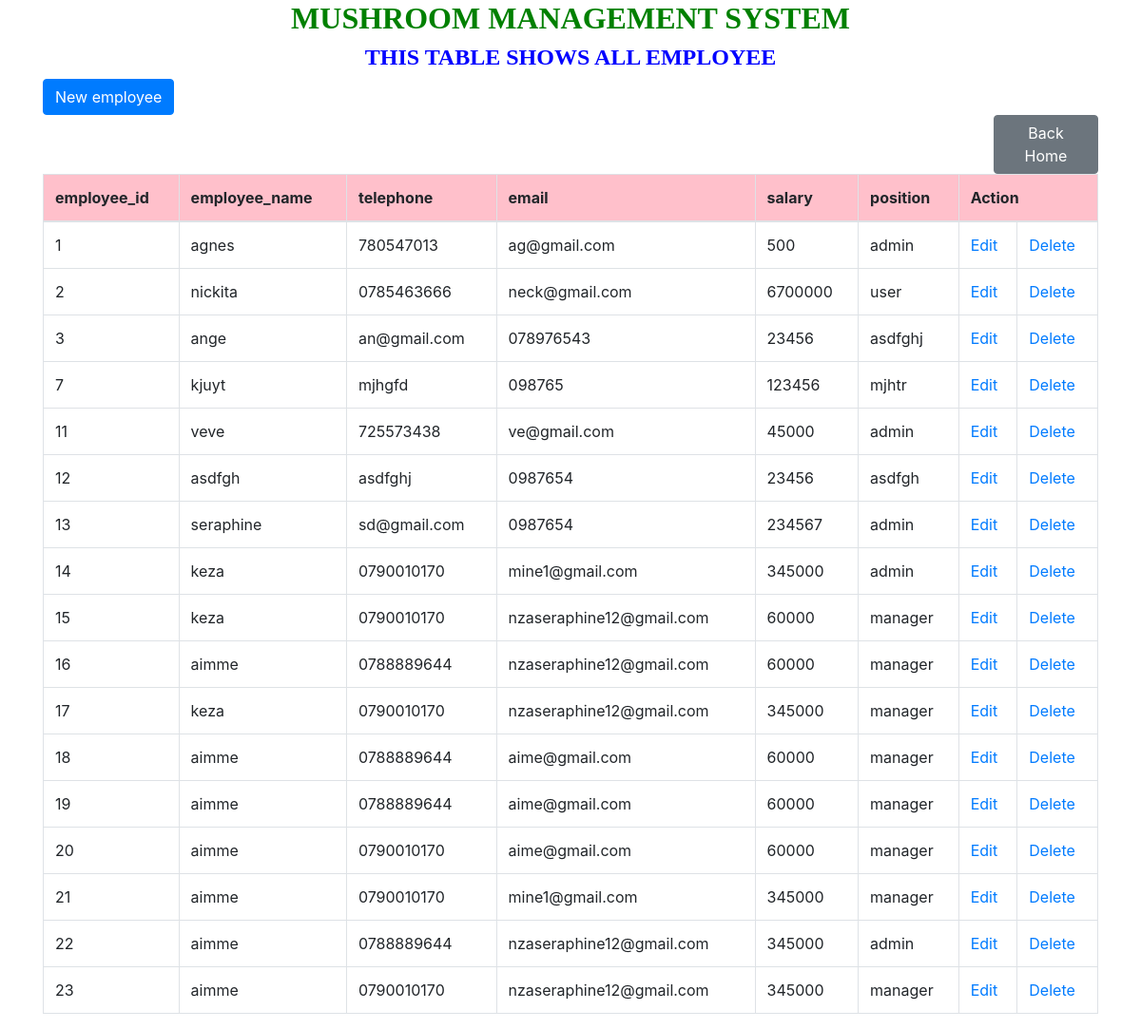
/viewemployee.php, run on the app's committed database.
### tables this page shows
CREATE TABLE IF NOT EXISTS `employee` (
  `employee_id` int(1) NOT NULL AUTO_INCREMENT,
  `employee_name` varchar(230) NOT NULL,
  `telephone` varchar(100) NOT NULL,
  `email` varchar(200) NOT NULL,
  `salary` int(20) NOT NULL,
  `position` varchar(198) NOT NULL,
  PRIMARY KEY (`employee_id`)
);

### viewemployee.php (the view, shortened to what this page needs)
<!DOCTYPE html>
<html>
<head>
    <link href="https://stackpath.bootstrapcdn.com/bootstrap/4.5.2/css/bootstrap.min.css" rel="stylesheet">
</head>
<body>
    <div class="container">
        <h2 style="text-align: center; font-family: century; font-weight: bold; color: green;">MUSHROOM MANAGEMENT SYSTEM</h2>
        <h4 style="text-align: center; font-family: century; font-weight: bold; color:blue;">THIS TABLE SHOWS ALL EMPLOYEE </h4>
    <a href="employee.html" class="btn btn-primary" style="margin-top: 0px;">New employee</a>
        <a href="home.html" class="btn btn-secondary" style="margin-left: 1000px;">Back Home</a>
        <table class="table table-bordered" style="margin-left:0px;">
            <thead bgcolor="pink">
                <tr>
                    <th>employee_id</th>
                    <th>employee_name</th>
                    <th>telephone</th>
                    <th>email</th>
                    <th>salary</th>
                    <th>position</th>
                    <th colspan="2">Action</th>
                </tr>
            </thead>
            <tbody>
                <?php
                include "databaseconnection.php";
                $sql = "SELECT * FROM employee";
                $result = $connection->query($sql);
                while ($row = $result->fetch_assoc()) {
                    echo "
                    <tr>
                        <td>{$row['employee_id']}</td>
                        <td>{$row['employee_name']}</td>
                        <td>{$row['telephone']}</td>
                        <td>{$row['email']}</td>
                        <td>{$row['salary']}</td>
                        <td>{$row['position']}</td>
                        <td>
                            <a href='editemployees.php?employee_id={$row['employee_id']} class='btn btn-primary btn-sm'>Edit</a></td>
                            <td>
                            <a href='deletesales.php?employee_id={$row['employee_id']} class='btn btn-danger btn-sm'>Delete</a>
                        </td>
                    </tr>
                    ";
                }
                ?>
            </tbody>
        </table>
    </div>
</body>
</html>

### data on the page
employee: employee_id "1", employee_name "agnes", telephone "780547013", email "ag@gmail.com", salary "500", position "admin"
employee: employee_id "2", employee_name "nickita", telephone "0785463666", email "neck@gmail.com", salary "6700000", position "user"
employee: employee_id "3", employee_name "ange", telephone "an@gmail.com", email "078976543", salary "23456", position "asdfghj"
employee: employee_id "7", employee_name "kjuyt", telephone "mjhgfd", email "098765", salary "123456", position "mjhtr"
employee: employee_id "11", employee_name "veve", telephone "725573438", email "ve@gmail.com", salary "45000", position "admin"
employee: employee_id "12", employee_name "asdfgh", telephone "asdfghj", email "0987654", salary "23456", position "asdfgh"
employee: employee_id "13", employee_name "seraphine", telephone "sd@gmail.com", email "0987654", salary "234567", position "admin"
employee: employee_id "14", employee_name "keza", telephone "0790010170", email "mine1@gmail.com", salary "345000", position "admin"
employee: employee_id "15", employee_name "keza", telephone "0790010170", email "nzaseraphine12@gmail.com", salary "60000", position "manager"
employee: employee_id "16", employee_name "aimme", telephone "0788889644", email "nzaseraphine12@gmail.com", salary "60000", position "manager"
employee: employee_id "17", employee_name "keza", telephone "0790010170", email "nzaseraphine12@gmail.com", salary "345000", position "manager"
employee: employee_id "18", employee_name "aimme", telephone "0788889644", email "aime@gmail.com", salary "60000", position "manager"
employee: employee_id "19", employee_name "aimme", telephone "0788889644", email "aime@gmail.com", salary "60000", position "manager"
employee: employee_id "20", employee_name "aimme", telephone "0790010170", email "aime@gmail.com", salary "60000", position "manager"
employee: employee_id "21", employee_name "aimme", telephone "0790010170", email "mine1@gmail.com", salary "345000", position "manager"
employee: employee_id "22", employee_name "aimme", telephone "0788889644", email "nzaseraphine12@gmail.com", salary "345000", position "admin"
employee: employee_id "23", employee_name "aimme", telephone "0790010170", email "nzaseraphine12@gmail.com", salary "345000", position "manager"
